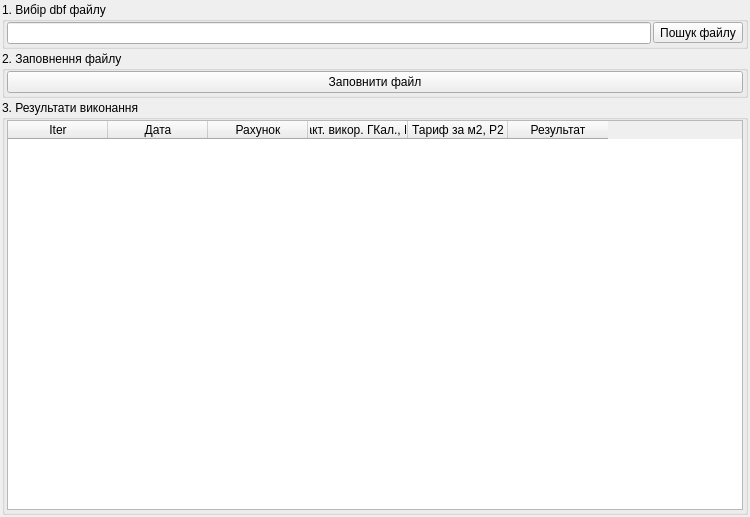
<?xml version="1.0" encoding="UTF-8"?>
<ui version="4.0">
 <class>UForm_fillSubsDbfSpojyvannyaCO</class>
 <widget class="QWidget" name="UForm_fillSubsDbfSpojyvannyaCO">
  <property name="geometry">
   <rect>
    <x>0</x>
    <y>0</y>
    <width>750</width>
    <height>517</height>
   </rect>
  </property>
  <property name="windowTitle">
   <string>Заповнення dbf файлу фактичного споживання для Відділу субсидії</string>
  </property>
  <layout class="QVBoxLayout" name="verticalLayout_4">
   <property name="spacing">
    <number>2</number>
   </property>
   <property name="margin">
    <number>2</number>
   </property>
   <item>
    <widget class="QGroupBox" name="groupBox">
     <property name="title">
      <string>1. Вибір dbf файлу</string>
     </property>
     <layout class="QVBoxLayout" name="verticalLayout">
      <property name="spacing">
       <number>0</number>
      </property>
      <property name="leftMargin">
       <number>2</number>
      </property>
      <property name="topMargin">
       <number>0</number>
      </property>
      <property name="rightMargin">
       <number>2</number>
      </property>
      <property name="bottomMargin">
       <number>2</number>
      </property>
      <item>
       <layout class="QHBoxLayout" name="horizontalLayout">
        <property name="spacing">
         <number>2</number>
        </property>
        <item>
         <widget class="QLineEdit" name="lineEdit_filePath"/>
        </item>
        <item>
         <widget class="QToolButton" name="toolButton_browse">
          <property name="text">
           <string>Пошук файлу</string>
          </property>
          <property name="icon">
           <iconset resource="tke/tke_rc">
            <normaloff>:/pictures/pictures/kghostview.png</normaloff>:/pictures/pictures/kghostview.png</iconset>
          </property>
          <property name="toolButtonStyle">
           <enum>Qt::ToolButtonTextBesideIcon</enum>
          </property>
         </widget>
        </item>
       </layout>
      </item>
     </layout>
    </widget>
   </item>
   <item>
    <widget class="QGroupBox" name="groupBox_2">
     <property name="title">
      <string>2. Заповнення файлу</string>
     </property>
     <layout class="QVBoxLayout" name="verticalLayout_2">
      <property name="spacing">
       <number>2</number>
      </property>
      <property name="leftMargin">
       <number>2</number>
      </property>
      <property name="topMargin">
       <number>0</number>
      </property>
      <property name="rightMargin">
       <number>2</number>
      </property>
      <property name="bottomMargin">
       <number>2</number>
      </property>
      <item>
       <widget class="QPushButton" name="pushButton_fillFile">
        <property name="text">
         <string>Заповнити файл</string>
        </property>
        <property name="icon">
         <iconset resource="tke/tke_rc">
          <normaloff>:/pictures/pictures/editors_section.png</normaloff>:/pictures/pictures/editors_section.png</iconset>
        </property>
       </widget>
      </item>
     </layout>
    </widget>
   </item>
   <item>
    <widget class="QGroupBox" name="groupBox_3">
     <property name="title">
      <string>3. Результати виконання</string>
     </property>
     <layout class="QVBoxLayout" name="verticalLayout_3">
      <property name="spacing">
       <number>2</number>
      </property>
      <property name="leftMargin">
       <number>2</number>
      </property>
      <property name="topMargin">
       <number>0</number>
      </property>
      <property name="rightMargin">
       <number>2</number>
      </property>
      <property name="bottomMargin">
       <number>2</number>
      </property>
      <item>
       <widget class="QTableWidget" name="tableWidget">
        <column>
         <property name="text">
          <string>Iter</string>
         </property>
        </column>
        <column>
         <property name="text">
          <string>Дата</string>
         </property>
        </column>
        <column>
         <property name="text">
          <string>Рахунок</string>
         </property>
        </column>
        <column>
         <property name="text">
          <string>Факт. викор. ГКал., N2</string>
         </property>
        </column>
        <column>
         <property name="text">
          <string>Тариф за м2, P2</string>
         </property>
        </column>
        <column>
         <property name="text">
          <string>Результат</string>
         </property>
        </column>
       </widget>
      </item>
     </layout>
    </widget>
   </item>
  </layout>
 </widget>
 <resources>
  <include location="tke/tke_rc"/>
 </resources>
 <connections/>
</ui>
